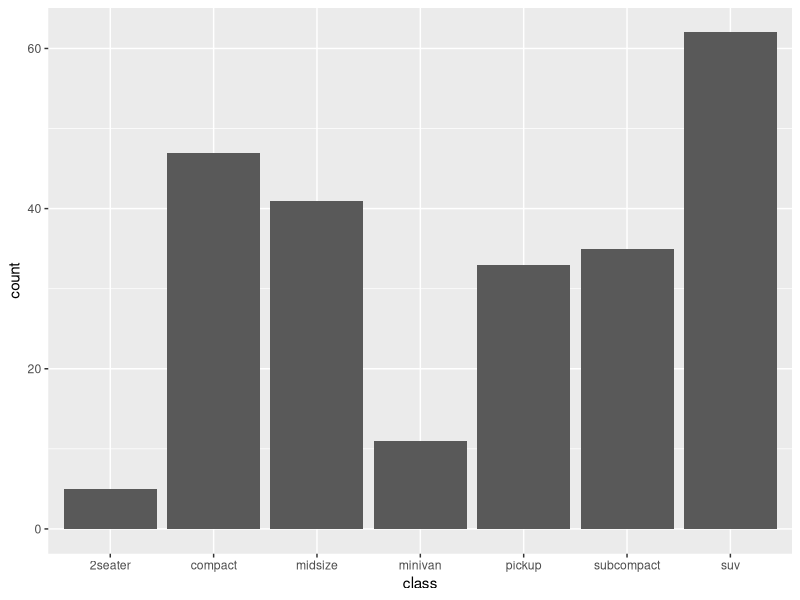
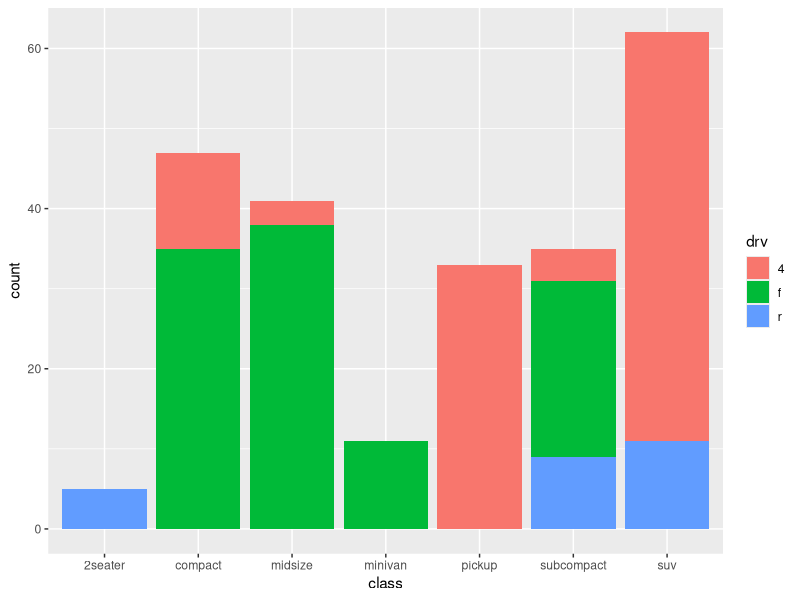
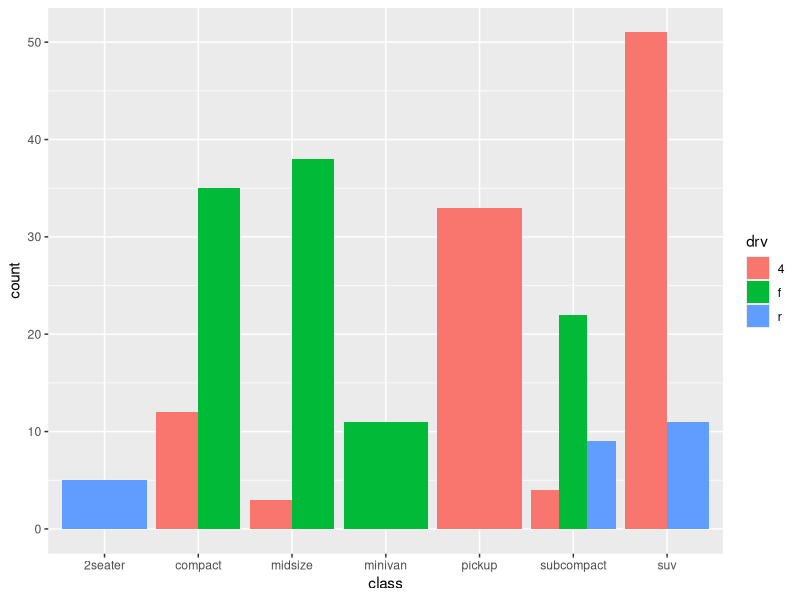
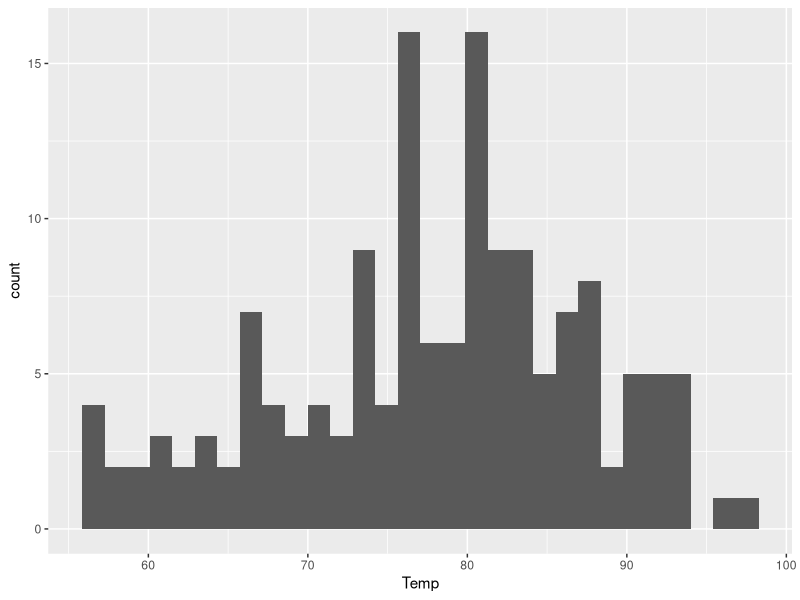
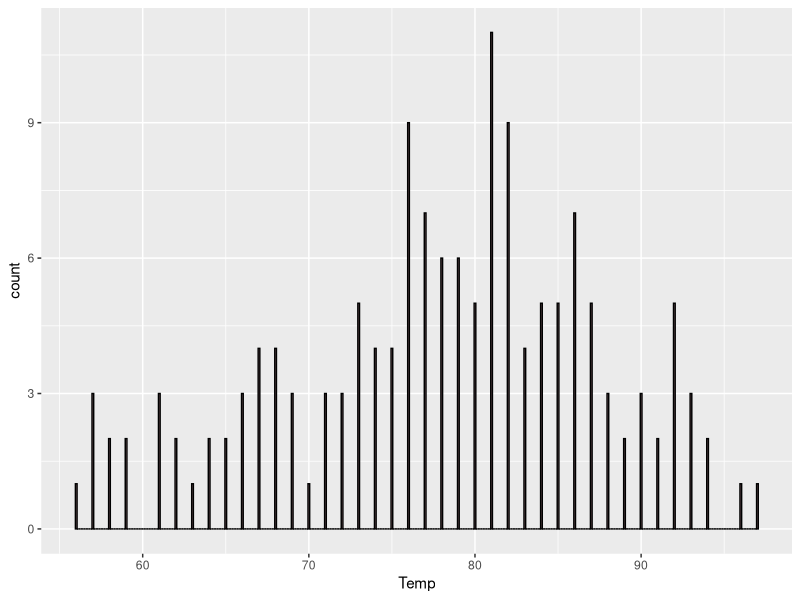
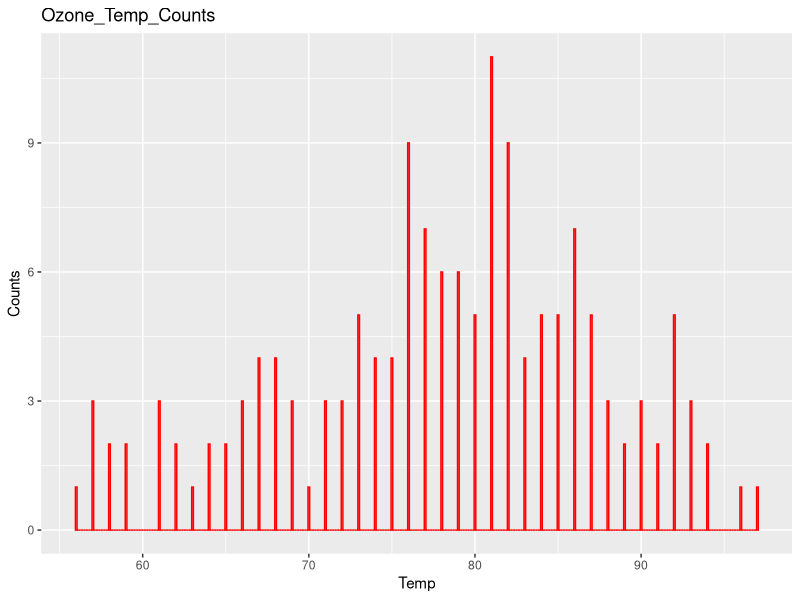
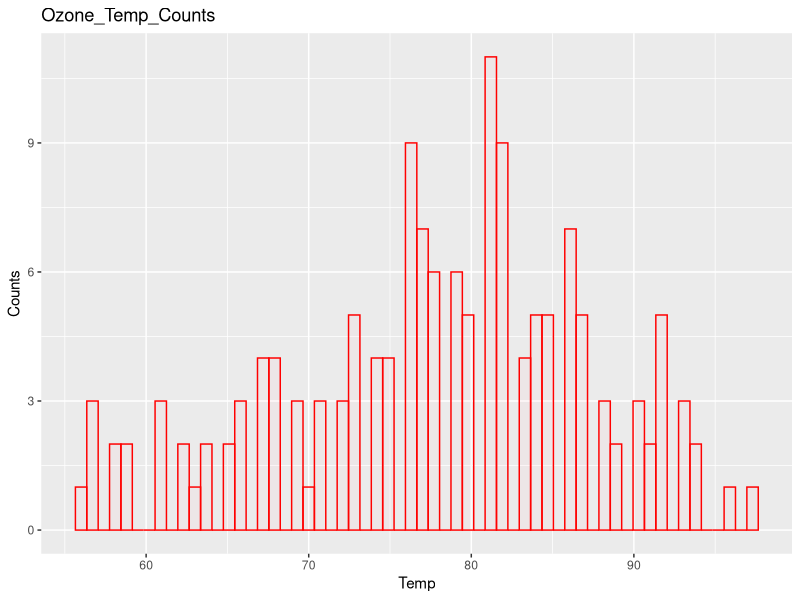
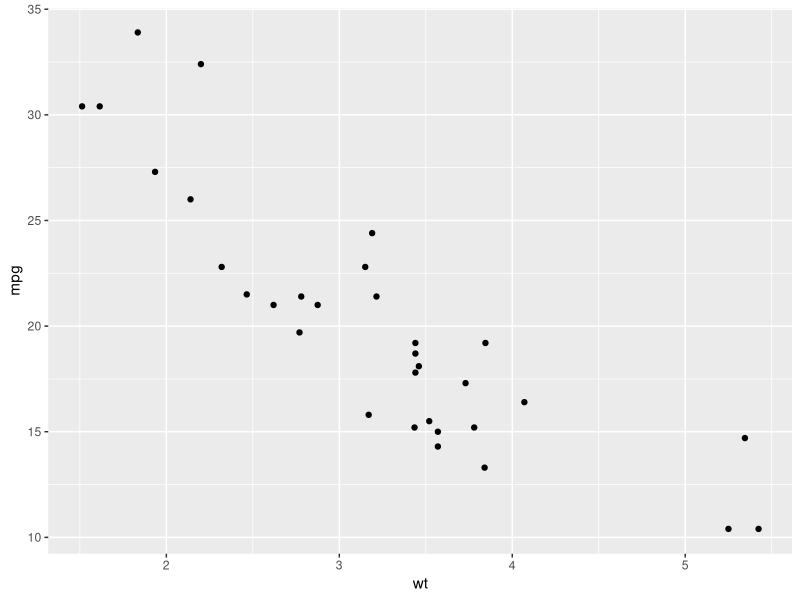

Write the R code that produced these figures, in order.

### Visualization using ggplot2

### grammer of graphics

# 6 layers: 
#   
#   1. data
#   2. Aesthetics
#   3. Geometries
#   4. Facet
#   5. stats
#   6. Cordinate
#   

library(ggplot2)

#mpg




### Bar plot

ggplot(data=mpg, aes(class)) + geom_bar()

#stacked bar plot

ggplot(data=mpg, aes(class)) + geom_bar(aes(fill = drv))

ggplot(mpg, aes(class)) + geom_bar(aes(fill = drv), position = "dodge")





#### Histogram

df <- airquality <- datasets::airquality

pl <- ggplot(df,aes(x=Temp))

pl + geom_histogram()

pl + geom_histogram(binwidth=0.1,color='black',fill='pink')


## add lables
pl + geom_histogram(binwidth=0.1,color='red',fill='pink') + xlab('Temp')+ ylab('Counts') + ggtitle('Ozone_Temp_Counts')


## change transparancy
pl + geom_histogram(binwidth=0.7,color='red',fill='pink', alpha=0.1) + xlab('Temp')+ ylab('Counts') + ggtitle('Ozone_Temp_Counts')






#### Scatter plot

df <- mtcars

pl <- ggplot(data=df,aes(x = wt,y=mpg))

pl + geom_point()

pl + geom_point(aes(color=factor(cyl)))

pl + geom_point(aes(size=factor(cyl)))

pl + geom_point(aes(shape=factor(cyl)))

pl + geom_point(aes(shape=factor(cyl),color=factor(cyl)),size=5,alpha=0.6)




### Boxplot

df <- mtcars

pl <- ggplot(data=df,aes(x = wt,y=mpg))

pl + geom_boxplot()

pl + geom_boxplot() + coord_flip()

pl + geom_boxplot(aes(fill = factor(cyl)))

pl + geom_boxplot(fill = "yellow", color = "blue") + facet_grid(. ~ am)
